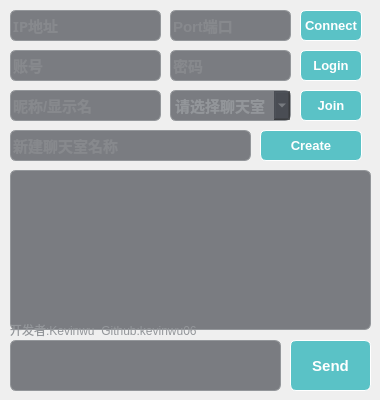
<?xml version="1.0" encoding="UTF-8"?>
<ui version="4.0">
 <class>Client</class>
 <widget class="QWidget" name="Client">
  <property name="geometry">
   <rect>
    <x>0</x>
    <y>0</y>
    <width>380</width>
    <height>400</height>
   </rect>
  </property>
  <property name="minimumSize">
   <size>
    <width>380</width>
    <height>400</height>
   </size>
  </property>
  <property name="maximumSize">
   <size>
    <width>380</width>
    <height>400</height>
   </size>
  </property>
  <property name="windowTitle">
   <string>Client</string>
  </property>
  <property name="styleSheet">
   <string notr="true">QWidget{
border: none;
}
QLineEdit {
      border: 0.5px solid rgb(147, 150, 154);
      border-radius: 6px;
      background-color: rgba(40, 44, 52,150);
      min-width: 80px;
	  font-family: &quot;Microsoft YaHei&quot;;
	  font-size:11pt;
	  font-weight: bold;
	  color:rgb(147, 150, 154);
  }</string>
  </property>
  <widget class="QLineEdit" name="ip">
   <property name="geometry">
    <rect>
     <x>10</x>
     <y>10</y>
     <width>151</width>
     <height>31</height>
    </rect>
   </property>
   <property name="font">
    <font>
     <family>Microsoft YaHei</family>
     <pointsize>11</pointsize>
     <bold>true</bold>
    </font>
   </property>
   <property name="styleSheet">
    <string notr="true"/>
   </property>
   <property name="placeholderText">
    <string>IP地址</string>
   </property>
  </widget>
  <widget class="QLineEdit" name="port">
   <property name="geometry">
    <rect>
     <x>170</x>
     <y>10</y>
     <width>121</width>
     <height>31</height>
    </rect>
   </property>
   <property name="styleSheet">
    <string notr="true"/>
   </property>
   <property name="placeholderText">
    <string>Port端口</string>
   </property>
  </widget>
  <widget class="QPushButton" name="connectButton">
   <property name="geometry">
    <rect>
     <x>300</x>
     <y>10</y>
     <width>62</width>
     <height>31</height>
    </rect>
   </property>
   <property name="styleSheet">
    <string notr="true">QPushButton {
      border: 0.5px solid white;
      border-radius: 6px;
      background-color: rgb(90,194,198);
      min-width: 60px;
	  font-family: &quot;Microsoft YaHei&quot;;
	  font-size:10pt;
	  font-weight: bold;
	  color:white;
  }
 QPushButton:hover {
	border: 0.5px solid white;
      border-radius: 6px;
      background-color: #1fab89;
      min-width: 60px;
	  font-family: &quot;Microsoft YaHei&quot;;
	  font-size:9pt;
	  font-weight: bold;
	  color:white;
 }</string>
   </property>
   <property name="text">
    <string>Connect</string>
   </property>
  </widget>
  <widget class="QLineEdit" name="accountEdit">
   <property name="geometry">
    <rect>
     <x>10</x>
     <y>50</y>
     <width>151</width>
     <height>31</height>
    </rect>
   </property>
   <property name="styleSheet">
    <string notr="true"/>
   </property>
   <property name="placeholderText">
    <string>账号</string>
   </property>
  </widget>
  <widget class="QLineEdit" name="passwordEdit">
   <property name="geometry">
    <rect>
     <x>170</x>
     <y>50</y>
     <width>121</width>
     <height>31</height>
    </rect>
   </property>
   <property name="echoMode">
    <enum>QLineEdit::Password</enum>
   </property>
   <property name="styleSheet">
    <string notr="true"/>
   </property>
   <property name="placeholderText">
    <string>密码</string>
   </property>
  </widget>
  <widget class="QPushButton" name="loginButton">
   <property name="geometry">
    <rect>
     <x>300</x>
     <y>50</y>
     <width>62</width>
     <height>31</height>
    </rect>
   </property>
   <property name="styleSheet">
    <string notr="true">QPushButton {
      border: 0.5px solid white;
      border-radius: 6px;
      background-color: rgb(90,194,198);
      min-width: 60px;
      font-family: &quot;Microsoft YaHei&quot;;
      font-size:10pt;
      font-weight: bold;
      color:white;
  }
 QPushButton:hover {
    border: 0.5px solid white;
      border-radius: 6px;
      background-color: #1fab89;
      min-width: 60px;
      font-family: &quot;Microsoft YaHei&quot;;
      font-size:9pt;
      font-weight: bold;
      color:white;
 }</string>
   </property>
   <property name="text">
    <string>Login</string>
   </property>
  </widget>
  <widget class="QLineEdit" name="nameEdit">
   <property name="geometry">
    <rect>
     <x>10</x>
     <y>90</y>
     <width>151</width>
     <height>31</height>
    </rect>
   </property>
   <property name="styleSheet">
    <string notr="true"/>
   </property>
   <property name="placeholderText">
    <string>昵称/显示名</string>
   </property>
  </widget>
  <widget class="QComboBox" name="roomCombo">
   <property name="geometry">
    <rect>
     <x>170</x>
     <y>90</y>
     <width>121</width>
     <height>31</height>
    </rect>
   </property>
   <property name="styleSheet">
    <string notr="true">QComboBox {
      border: 0.5px solid rgb(147, 150, 154);
      border-radius: 6px;
      background-color: rgba(40, 44, 52,150);
      min-width: 80px;
      font-family: &quot;Microsoft YaHei&quot;;
      font-size:11pt;
      font-weight: bold;
      color:rgb(147, 150, 154);
  }</string>
   </property>
   <item>
    <property name="text">
     <string>请选择聊天室</string>
    </property>
   </item>
  </widget>
  <widget class="QPushButton" name="joinButton">
   <property name="geometry">
    <rect>
     <x>300</x>
     <y>90</y>
     <width>62</width>
     <height>31</height>
    </rect>
   </property>
   <property name="styleSheet">
    <string notr="true">QPushButton {
      border: 0.5px solid white;
      border-radius: 6px;
      background-color: rgb(90,194,198);
      min-width: 60px;
      font-family: &quot;Microsoft YaHei&quot;;
      font-size:10pt;
      font-weight: bold;
      color:white;
  }
 QPushButton:hover {
    border: 0.5px solid white;
      border-radius: 6px;
      background-color: #1fab89;
      min-width: 60px;
      font-family: &quot;Microsoft YaHei&quot;;
      font-size:9pt;
      font-weight: bold;
      color:white;
 }</string>
   </property>
   <property name="text">
    <string>Join</string>
   </property>
  </widget>
  <widget class="QLineEdit" name="roomNameEdit">
   <property name="geometry">
    <rect>
     <x>10</x>
     <y>130</y>
     <width>241</width>
     <height>31</height>
    </rect>
   </property>
   <property name="styleSheet">
    <string notr="true"/>
   </property>
   <property name="placeholderText">
    <string>新建聊天室名称</string>
   </property>
  </widget>
  <widget class="QPushButton" name="createRoomButton">
   <property name="geometry">
    <rect>
     <x>260</x>
     <y>130</y>
     <width>102</width>
     <height>31</height>
    </rect>
   </property>
   <property name="styleSheet">
    <string notr="true">QPushButton {
      border: 0.5px solid white;
      border-radius: 6px;
      background-color: rgb(90,194,198);
      min-width: 60px;
      font-family: &quot;Microsoft YaHei&quot;;
      font-size:10pt;
      font-weight: bold;
      color:white;
  }
 QPushButton:hover {
    border: 0.5px solid white;
      border-radius: 6px;
      background-color: #1fab89;
      min-width: 60px;
      font-family: &quot;Microsoft YaHei&quot;;
      font-size:9pt;
      font-weight: bold;
      color:white;
 }</string>
   </property>
   <property name="text">
    <string>Create</string>
   </property>
  </widget>
  <widget class="QTextEdit" name="receive">
   <property name="geometry">
    <rect>
     <x>10</x>
     <y>170</y>
     <width>361</width>
     <height>160</height>
    </rect>
   </property>
   <property name="styleSheet">
    <string notr="true">QTextEdit {
      border: 0.5px solid rgb(147, 150, 154);
      border-radius: 6px;
      background-color: rgba(40, 44, 52, 150);
      min-width: 80px;
	  font-family: &quot;Microsoft YaHei&quot;;
	  font-size:11pt;
	  font-weight: bold;
	  color:rgb(215, 215, 215);
  }</string>
   </property>
   <property name="lineWidth">
    <number>2</number>
   </property>
   <property name="readOnly">
    <bool>true</bool>
   </property>
  </widget>
  <widget class="QPushButton" name="sendButton">
   <property name="geometry">
    <rect>
     <x>290</x>
     <y>340</y>
     <width>81</width>
     <height>51</height>
    </rect>
   </property>
   <property name="styleSheet">
    <string notr="true">QPushButton {
      border: 0.5px solid white;
      border-radius: 6px;
      background-color: rgb(90,194,198);
      min-width: 50px;
	  font-family: &quot;Microsoft YaHei&quot;;
	  font-size:11pt;
	  font-weight: bold;
	  color:white;
  }
 QPushButton:hover {
	border: 0.5px solid white;
      border-radius: 6px;
      background-color: #1fab89;
      min-width: 50px;
	  font-family: &quot;Microsoft YaHei&quot;;
	  font-size:10pt;
	  font-weight: bold;
	  color:white;
 }</string>
   </property>
   <property name="text">
    <string>Send</string>
   </property>
  </widget>
  <widget class="QLineEdit" name="send">
   <property name="geometry">
    <rect>
     <x>10</x>
     <y>340</y>
     <width>271</width>
     <height>51</height>
    </rect>
   </property>
   <property name="styleSheet">
    <string notr="true">QLineEdit
{
color:rgb(215, 215, 215);
}</string>
   </property>
  </widget>
  <widget class="QLabel" name="label">
   <property name="geometry">
    <rect>
     <x>0</x>
     <y>0</y>
     <width>381</width>
     <height>401</height>
    </rect>
   </property>
   <property name="styleSheet">
    <string notr="true">QLabel
{
	border-image: url(:/Images/duckl.png);
}</string>
   </property>
   <property name="text">
    <string/>
   </property>
  </widget>
  <widget class="QLabel" name="label_2">
   <property name="geometry">
    <rect>
      <x>10</x>
      <y>322</y>
     <width>231</width>
     <height>16</height>
    </rect>
   </property>
   <property name="styleSheet">
    <string notr="true">QLabel
{
color:rgb(147, 150, 154);
}</string>
   </property>
   <property name="text">
    <string>开发者:Kevinwu  Github:kevinwu06</string>
   </property>
  </widget>
  <zorder>label</zorder>
  <zorder>ip</zorder>
  <zorder>port</zorder>
  <zorder>connectButton</zorder>
  <zorder>accountEdit</zorder>
  <zorder>passwordEdit</zorder>
  <zorder>loginButton</zorder>
  <zorder>roomCombo</zorder>
  <zorder>joinButton</zorder>
  <zorder>roomNameEdit</zorder>
  <zorder>createRoomButton</zorder>
  <zorder>receive</zorder>
  <zorder>sendButton</zorder>
  <zorder>nameEdit</zorder>
  <zorder>send</zorder>
  <zorder>label_2</zorder>
 </widget>
 <resources/>
 <connections/>
</ui>
